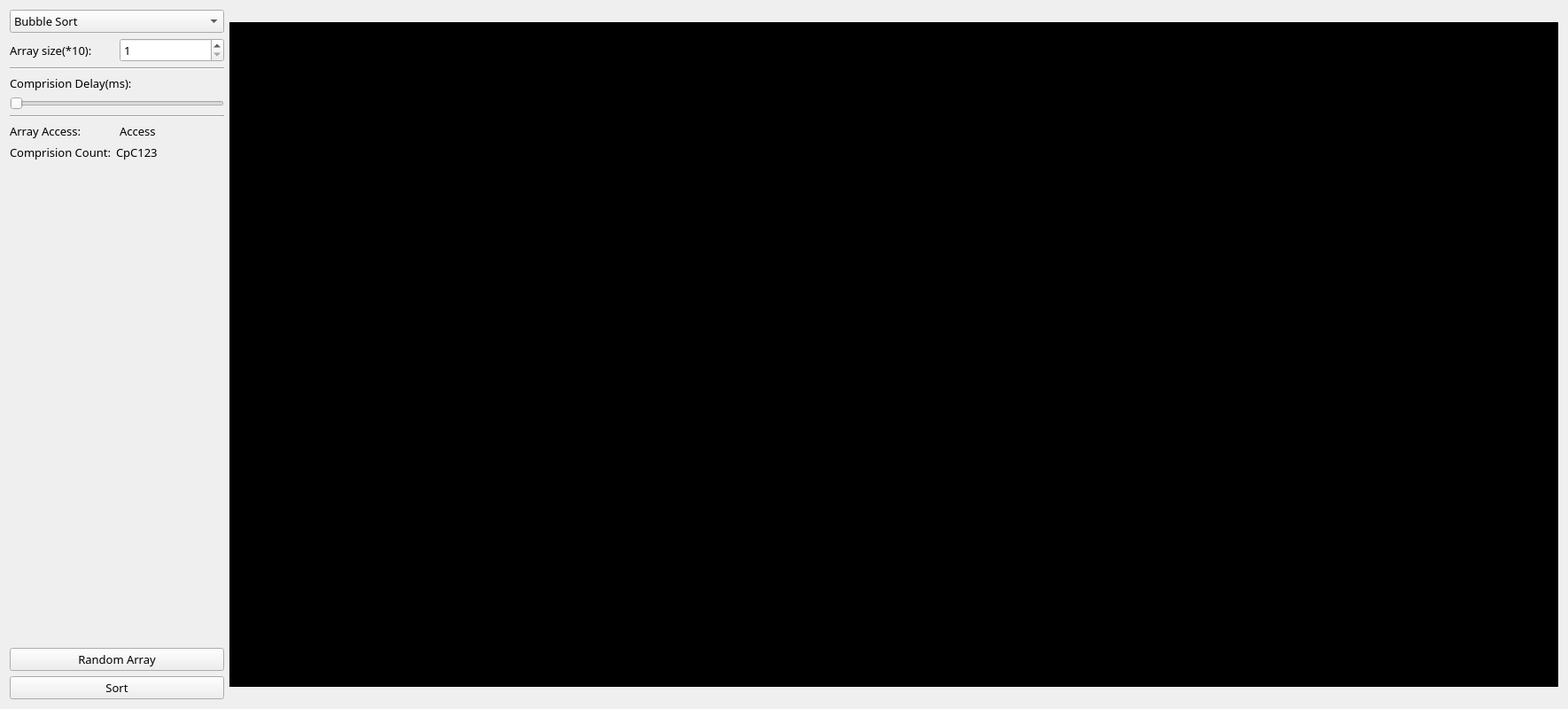
<?xml version="1.0" encoding="UTF-8"?>
<ui version="4.0">
 <class>Widget</class>
 <widget class="QWidget" name="Widget">
  <property name="geometry">
   <rect>
    <x>0</x>
    <y>0</y>
    <width>1770</width>
    <height>800</height>
   </rect>
  </property>
  <property name="minimumSize">
   <size>
    <width>1770</width>
    <height>800</height>
   </size>
  </property>
  <property name="font">
   <font>
    <family>微软雅黑 Light</family>
   </font>
  </property>
  <property name="windowTitle">
   <string>VisualSorting @LuiYK</string>
  </property>
  <layout class="QHBoxLayout" name="horizontalLayout_3">
   <item>
    <layout class="QHBoxLayout" name="MainWidget">
     <item>
      <layout class="QVBoxLayout" name="verticalLayout_Left">
       <item>
        <widget class="QComboBox" name="comboBox_sorting">
         <property name="sizePolicy">
          <sizepolicy hsizetype="Preferred" vsizetype="Fixed">
           <horstretch>0</horstretch>
           <verstretch>0</verstretch>
          </sizepolicy>
         </property>
         <property name="font">
          <font>
           <family>微软雅黑 Light</family>
           <pointsize>10</pointsize>
          </font>
         </property>
         <property name="contextMenuPolicy">
          <enum>Qt::DefaultContextMenu</enum>
         </property>
         <item>
          <property name="text">
           <string>Bubble Sort</string>
          </property>
         </item>
         <item>
          <property name="text">
           <string>Bubble Sort(Recursive)</string>
          </property>
         </item>
         <item>
          <property name="text">
           <string>Cocktail Sort</string>
          </property>
         </item>
         <item>
          <property name="text">
           <string>Gnome Sort</string>
          </property>
         </item>
         <item>
          <property name="text">
           <string>Selection Sort</string>
          </property>
         </item>
         <item>
          <property name="text">
           <string>Insertion Sort</string>
          </property>
         </item>
         <item>
          <property name="text">
           <string>Quick Sort</string>
          </property>
         </item>
         <item>
          <property name="text">
           <string>Quick Sort(2ways)</string>
          </property>
         </item>
         <item>
          <property name="text">
           <string>Quick Sort(3ways)</string>
          </property>
         </item>
        </widget>
       </item>
       <item>
        <layout class="QVBoxLayout" name="verticalLayout_2">
         <item>
          <layout class="QHBoxLayout" name="horizontalLayout">
           <item>
            <widget class="QLabel" name="label">
             <property name="font">
              <font>
               <family>微软雅黑 Light</family>
               <pointsize>10</pointsize>
              </font>
             </property>
             <property name="text">
              <string>Array size(*10):</string>
             </property>
            </widget>
           </item>
           <item>
            <widget class="QSpinBox" name="spinBox_ArraySize">
             <property name="minimumSize">
              <size>
               <width>40</width>
               <height>20</height>
              </size>
             </property>
             <property name="font">
              <font>
               <family>微软雅黑 Light</family>
               <pointsize>10</pointsize>
              </font>
             </property>
             <property name="minimum">
              <number>1</number>
             </property>
             <property name="maximum">
              <number>149</number>
             </property>
             <property name="singleStep">
              <number>2</number>
             </property>
             <property name="value">
              <number>1</number>
             </property>
            </widget>
           </item>
          </layout>
         </item>
         <item>
          <widget class="Line" name="line_2">
           <property name="orientation">
            <enum>Qt::Horizontal</enum>
           </property>
          </widget>
         </item>
         <item>
          <widget class="QLabel" name="label_Comprision_2">
           <property name="font">
            <font>
             <family>微软雅黑 Light</family>
             <pointsize>10</pointsize>
            </font>
           </property>
           <property name="text">
            <string>Comprision Delay(ms):</string>
           </property>
          </widget>
         </item>
         <item>
          <widget class="QSlider" name="horizontalSlider">
           <property name="minimum">
            <number>1</number>
           </property>
           <property name="maximum">
            <number>200</number>
           </property>
           <property name="orientation">
            <enum>Qt::Horizontal</enum>
           </property>
           <property name="invertedAppearance">
            <bool>false</bool>
           </property>
           <property name="invertedControls">
            <bool>false</bool>
           </property>
          </widget>
         </item>
         <item>
          <widget class="Line" name="line">
           <property name="orientation">
            <enum>Qt::Horizontal</enum>
           </property>
          </widget>
         </item>
        </layout>
       </item>
       <item>
        <layout class="QHBoxLayout" name="horizontalLayout_A">
         <item>
          <widget class="QLabel" name="label_ArrayAccess">
           <property name="font">
            <font>
             <family>微软雅黑 Light</family>
             <pointsize>10</pointsize>
            </font>
           </property>
           <property name="text">
            <string>Array Access:</string>
           </property>
          </widget>
         </item>
         <item>
          <widget class="QLabel" name="label_AccessCount">
           <property name="font">
            <font>
             <family>微软雅黑 Light</family>
             <pointsize>10</pointsize>
            </font>
           </property>
           <property name="text">
            <string>Access</string>
           </property>
          </widget>
         </item>
        </layout>
       </item>
       <item>
        <layout class="QHBoxLayout" name="horizontalLayout_C">
         <item>
          <widget class="QLabel" name="label_Comprision">
           <property name="sizePolicy">
            <sizepolicy hsizetype="Preferred" vsizetype="Preferred">
             <horstretch>0</horstretch>
             <verstretch>0</verstretch>
            </sizepolicy>
           </property>
           <property name="font">
            <font>
             <family>微软雅黑 Light</family>
             <pointsize>10</pointsize>
            </font>
           </property>
           <property name="text">
            <string>Comprision Count:</string>
           </property>
          </widget>
         </item>
         <item>
          <widget class="QLabel" name="label_CpCount">
           <property name="sizePolicy">
            <sizepolicy hsizetype="MinimumExpanding" vsizetype="Preferred">
             <horstretch>0</horstretch>
             <verstretch>0</verstretch>
            </sizepolicy>
           </property>
           <property name="font">
            <font>
             <family>微软雅黑 Light</family>
             <pointsize>10</pointsize>
            </font>
           </property>
           <property name="text">
            <string>CpC123</string>
           </property>
          </widget>
         </item>
        </layout>
       </item>
       <item>
        <spacer name="verticalSpacer">
         <property name="orientation">
          <enum>Qt::Vertical</enum>
         </property>
         <property name="sizeType">
          <enum>QSizePolicy::MinimumExpanding</enum>
         </property>
         <property name="sizeHint" stdset="0">
          <size>
           <width>20</width>
           <height>40</height>
          </size>
         </property>
        </spacer>
       </item>
       <item>
        <layout class="QVBoxLayout" name="verticalLayout"/>
       </item>
       <item>
        <widget class="QPushButton" name="pushButton_ramdonArray">
         <property name="font">
          <font>
           <family>微软雅黑 Light</family>
           <pointsize>10</pointsize>
          </font>
         </property>
         <property name="text">
          <string>Random Array</string>
         </property>
        </widget>
       </item>
       <item>
        <widget class="QPushButton" name="pushButton_sort">
         <property name="font">
          <font>
           <family>微软雅黑 Light</family>
           <pointsize>10</pointsize>
          </font>
         </property>
         <property name="text">
          <string>Sort</string>
         </property>
        </widget>
       </item>
      </layout>
     </item>
     <item>
      <layout class="QHBoxLayout" name="horizontalLayout_2"/>
     </item>
     <item>
      <widget class="QGraphicsView" name="graphicsView_visualSorting">
       <property name="enabled">
        <bool>true</bool>
       </property>
       <property name="minimumSize">
        <size>
         <width>1500</width>
         <height>750</height>
        </size>
       </property>
       <property name="maximumSize">
        <size>
         <width>1500</width>
         <height>750</height>
        </size>
       </property>
       <property name="font">
        <font>
         <family>微软雅黑 Light</family>
        </font>
       </property>
       <property name="styleSheet">
        <string notr="true">
background-color:rgb(0,0,0)</string>
       </property>
       <property name="frameShape">
        <enum>QFrame::NoFrame</enum>
       </property>
       <property name="verticalScrollBarPolicy">
        <enum>Qt::ScrollBarAlwaysOff</enum>
       </property>
       <property name="horizontalScrollBarPolicy">
        <enum>Qt::ScrollBarAlwaysOff</enum>
       </property>
       <property name="renderHints">
        <set>QPainter::Antialiasing|QPainter::TextAntialiasing</set>
       </property>
      </widget>
     </item>
    </layout>
   </item>
  </layout>
 </widget>
 <resources/>
 <connections/>
</ui>
